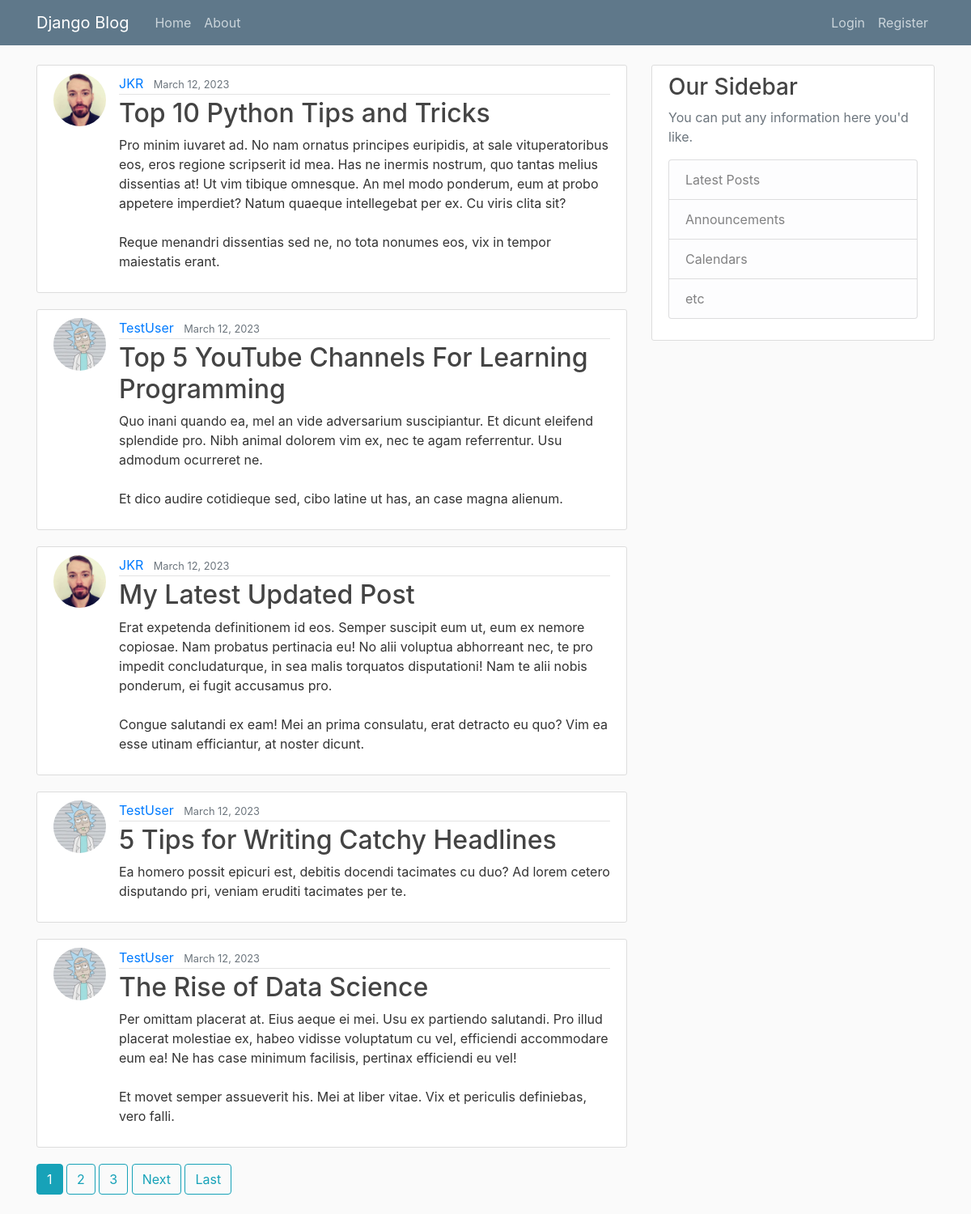
The page / on the database its author committed.
### blog/models.py (models this page shows, shortened)
class Post(models.Model):
    title = models.CharField(max_length=100)
    content = models.TextField()
    date_posted = models.DateTimeField(default=timezone.now)
    author = models.ForeignKey(User, on_delete=models.CASCADE)

### users/models.py (models this page shows, shortened)
class Profile(models.Model):
    user = models.OneToOneField(User, on_delete=models.CASCADE)
    image = models.ImageField(upload_to='profile_pics')

### blog/views.py (the view)
# urls.py: path('', PostListView.as_view(), name='blog-home'),
class PostListView(ListView):
    model = Post
    template_name = 'blog/home.html' # <app>/<model>_<viewtype>.html
    context_object_name = 'posts'
    ordering = ['-date_posted']
    paginate_by = 5

### blog/templates/blog/home.html (shortened to what this page needs)
{% extends "blog/base.html" %}
{% block content %}
    {% for post in posts %}
        <article class="media content-section">
            <img class="rounded-circle article-img" src="{{ post.author.profile.image.url }}">
            <div class="media-body">
            <div class="article-metadata">
                <a class="mr-2" href="{% url 'user-posts' post.author.username %}">{{ post.author }}</a>
                <small class="text-muted">{{ post.date_posted|date:"E d, Y" }}</small>
            </div>
            <h2><a class="article-title" href="{% url 'post-detail' post.id %}">{{ post.title }}</a></h2>
            <p class="article-content">{{ post.content }}</p>
            </div>
        </article>
    {% endfor %}
    {% if is_paginated %}
        {% for num in page_obj.paginator.page_range %}
            {% if page_obj.number == num %}
                <a class="btn btn-info mb-4" href="?page={{ num }}"> {{ num }} </a>
            {% elif num > page_obj.number|add:'-3' and num < page_obj.number|add:'3' %}
                <a class="btn btn-outline-info mb-4" href="?page={{ num }}"> {{ num }} </a>
            {% endif %}
        {% endfor %}
        {% if page_obj.has_next %}
        <a class="btn btn-outline-info mb-4" href="?page={{ page_obj.next_page_number }}"> Next </a>
        <a class="btn btn-outline-info mb-4" href="?page={{ page_obj.paginator.num_pages }}"> Last</a>
       {% endif %}
    {% endif %}
{% endblock content %}

### blog/templates/blog/base.html (shortened to what this page needs)
{% load static %}
<!DOCTYPE html>
<html>
<head>
    <link rel="stylesheet" href="https://maxcdn.bootstrapcdn.com/bootstrap/4.0.0/css/bootstrap.min.css">
    <link rel="stylesheet" type="text/css" href="{% static 'blog/main.css' %}">
</head>
<body>
    <header class="site-header">
      <nav class="navbar navbar-expand-md navbar-dark bg-steel fixed-top">
        <div class="container">
          <a class="navbar-brand mr-4" href="{% url 'blog-home' %}">Django Blog</a>
          <div class="collapse navbar-collapse" id="navbarToggle">
            <div class="navbar-nav mr-auto">
              <a class="nav-item nav-link" href="{% url 'blog-home' %}">Home</a>
              <a class="nav-item nav-link" href="{% url 'blog-about' %}">About</a>
            </div>
            <div class="navbar-nav">
              {% if user.is_authenticated %}
              <a class="nav-item nav-link" href="{% url 'post-create' %}">New Post</a>
                <a class="nav-item nav-link" href="{% url 'profile' %}">Profile</a>
                <a class="nav-item nav-link" href="{% url 'logout' %}">Logout</a>
              {% else %}
                <a class="nav-item nav-link" href="{% url 'login' %}">Login</a>
                <a class="nav-item nav-link" href="{% url 'register' %}">Register</a>
              {% endif %}
            </div>
          </div>
        </div>
      </nav>
    </header>
    <main role="main" class="container">
      <div class="row">
        <div class="col-md-8">
          {% block content %}{% endblock %}
        </div>
        <div class="col-md-4">
          <div class="content-section">
            <h3>Our Sidebar</h3>
            <p class='text-muted'>You can put any information here you'd like.
              <ul class="list-group">
                <li class="list-group-item list-group-item-light">Latest Posts</li>
                <li class="list-group-item list-group-item-light">Announcements</li>
                <li class="list-group-item list-group-item-light">Calendars</li>
                <li class="list-group-item list-group-item-light">etc</li>
              </ul>
            </p>
          </div>
        </div>
      </div>
    </main>
</body>
</html>

### blog/static/blog/main.css (style rules this page uses)
body { background: #fafafa; color: #333333; margin-top: 5rem; }
h1, h2, h3, h4, h5, h6 { color: #444444; }
ul { margin: 0; }
.bg-steel { background-color: #5f788a; }
.site-header .navbar-nav .nav-link { color: #cbd5db; }
.content-section { background: #ffffff; padding: 10px 20px; border: 1px solid #dddddd; border-radius: 3px; margin-bottom: 20px; }
.article-title { color: #444444; }
.article-content { white-space: pre-line; }
.article-img { height: 65px; width: 65px; margin-right: 16px; }
.article-metadata { padding-bottom: 1px; margin-bottom: 4px; border-bottom: 1px solid #e3e3e3 }

### rows shown on the page
Post: author.profile.image (picture), author "JKR", date_posted "March 12, 2023", title "Top 10 Python Tips and Tricks", content "Pro minim iuvaret ad. No nam ornatus principes euripidis, at sale vituperatoribus eos, eros regione scripserit id mea. Has ne inermis nostrum, quo tantas melius dissentias at! Ut vim tibique omnesque. An mel modo ponderum, eum at probo appetere imperdiet? Natum quaeque intellegebat per ex. Cu viris clita sit? Reque menandri dissentias sed ne, no tota nonumes eos, vix in tempor maiestatis erant."
Post: author.profile.image (placeholder picture), author "TestUser", date_posted "March 12, 2023", title "Top 5 YouTube Channels For Learning Programming", content "Quo inani quando ea, mel an vide adversarium suscipiantur. Et dicunt eleifend splendide pro. Nibh animal dolorem vim ex, nec te agam referrentur. Usu admodum ocurreret ne. Et dico audire cotidieque sed, cibo latine ut has, an case magna alienum."
Post: author.profile.image (picture), author "JKR", date_posted "March 12, 2023", title "My Latest Updated Post", content "Erat expetenda definitionem id eos. Semper suscipit eum ut, eum ex nemore copiosae. Nam probatus pertinacia eu! No alii voluptua abhorreant nec, te pro impedit concludaturque, in sea malis torquatos disputationi! Nam te alii nobis ponderum, ei fugit accusamus pro. Congue salutandi ex eam! Mei an prima consulatu, erat detracto eu quo? Vim ea esse utinam efficiantur, at noster dicunt."
Post: author.profile.image (placeholder picture), author "TestUser", date_posted "March 12, 2023", title "5 Tips for Writing Catchy Headlines", content "Ea homero possit epicuri est, debitis docendi tacimates cu duo? Ad lorem cetero disputando pri, veniam eruditi tacimates per te."
Post: author.profile.image (placeholder picture), author "TestUser", date_posted "March 12, 2023", title "The Rise of Data Science", content "Per omittam placerat at. Eius aeque ei mei. Usu ex partiendo salutandi. Pro illud placerat molestiae ex, habeo vidisse voluptatum cu vel, efficiendi accommodare eum ea! Ne has case minimum facilisis, pertinax efficiendi eu vel! Et movet semper assueverit his. Mei at liber vitae. Vix et periculis definiebas, vero falli."

### other values the page prints
{{ num }} "1"
{{ num }} "2" "3"
